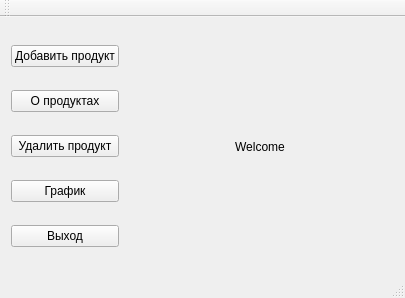
<?xml version="1.0" encoding="UTF-8"?>
<ui version="4.0">
 <class>MainWindow</class>
 <widget class="QMainWindow" name="MainWindow">
  <property name="geometry">
   <rect>
    <x>0</x>
    <y>0</y>
    <width>405</width>
    <height>298</height>
   </rect>
  </property>
  <property name="windowTitle">
   <string>Software</string>
  </property>
  <widget class="QWidget" name="centralWidget">
   <layout class="QHBoxLayout" name="horizontalLayout_2">
    <item>
     <layout class="QVBoxLayout" name="verticalLayout_2">
      <item>
       <widget class="QPushButton" name="pushButton">
        <property name="text">
         <string>Добавить продукт</string>
        </property>
       </widget>
      </item>
      <item>
       <widget class="QPushButton" name="pushButton_2">
        <property name="text">
         <string>О продуктах</string>
        </property>
       </widget>
      </item>
      <item>
       <widget class="QPushButton" name="pushButton_3">
        <property name="text">
         <string>Удалить продукт</string>
        </property>
       </widget>
      </item>
      <item>
       <widget class="QPushButton" name="pushButton_5">
        <property name="text">
         <string>График</string>
        </property>
       </widget>
      </item>
      <item>
       <widget class="QPushButton" name="pushButton_4">
        <property name="text">
         <string>Выход</string>
        </property>
       </widget>
      </item>
     </layout>
    </item>
    <item>
     <spacer name="horizontalSpacer">
      <property name="orientation">
       <enum>Qt::Horizontal</enum>
      </property>
      <property name="sizeHint" stdset="0">
       <size>
        <width>40</width>
        <height>20</height>
       </size>
      </property>
     </spacer>
    </item>
    <item>
     <widget class="QLabel" name="label">
      <property name="text">
       <string>Welcome</string>
      </property>
      <property name="textFormat">
       <enum>Qt::PlainText</enum>
      </property>
      <property name="scaledContents">
       <bool>false</bool>
      </property>
      <property name="alignment">
       <set>Qt::AlignCenter</set>
      </property>
     </widget>
    </item>
    <item>
     <spacer name="horizontalSpacer_2">
      <property name="orientation">
       <enum>Qt::Horizontal</enum>
      </property>
      <property name="sizeHint" stdset="0">
       <size>
        <width>40</width>
        <height>20</height>
       </size>
      </property>
     </spacer>
    </item>
   </layout>
  </widget>
  <widget class="QMenuBar" name="menuBar">
   <property name="geometry">
    <rect>
     <x>0</x>
     <y>0</y>
     <width>405</width>
     <height>21</height>
    </rect>
   </property>
  </widget>
  <widget class="QToolBar" name="mainToolBar">
   <attribute name="toolBarArea">
    <enum>TopToolBarArea</enum>
   </attribute>
   <attribute name="toolBarBreak">
    <bool>false</bool>
   </attribute>
  </widget>
  <widget class="QStatusBar" name="statusBar"/>
 </widget>
 <layoutdefault spacing="6" margin="11"/>
 <resources/>
 <connections/>
</ui>
